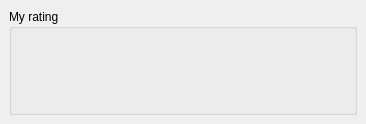
<ui version="4.0" >
 <class>RatingForm</class>
 <widget class="QWidget" name="RatingForm" >
  <property name="geometry" >
   <rect>
    <x>0</x>
    <y>0</y>
    <width>366</width>
    <height>124</height>
   </rect>
  </property>
  <property name="windowTitle" >
   <string>Form</string>
  </property>
  <layout class="QGridLayout" >
   <property name="margin" >
    <number>9</number>
   </property>
   <property name="spacing" >
    <number>6</number>
   </property>
   <item row="0" column="0" >
    <widget class="QGroupBox" name="box" >
     <property name="title" >
      <string>My rating</string>
     </property>
     <layout class="QGridLayout" >
      <property name="margin" >
       <number>9</number>
      </property>
      <property name="spacing" >
       <number>6</number>
      </property>
      <item row="2" column="0" >
       <spacer>
        <property name="orientation" >
         <enum>Qt::Vertical</enum>
        </property>
        <property name="sizeHint" >
         <size>
          <width>20</width>
          <height>40</height>
         </size>
        </property>
       </spacer>
      </item>
      <item row="1" column="0" >
       <widget class="QLabel" name="status" >        
       </widget>
      </item>
      <item row="0" column="1" >
       <spacer>
        <property name="orientation" >
         <enum>Qt::Horizontal</enum>
        </property>
        <property name="sizeHint" >
         <size>
          <width>271</width>
          <height>20</height>
         </size>
        </property>
       </spacer>
      </item>
      <item row="0" column="0" >
       <widget class="RatingLabel" name="rating" >        
       </widget>
      </item>
     </layout>
    </widget>
   </item>
  </layout>
 </widget>
 <customwidgets>
  <customwidget>
   <class>RatingLabel</class>
   <extends>QLabel</extends>
   <header>ratinglabel.h</header>
  </customwidget>
 </customwidgets>
 <resources/>
 <connections/>
</ui>
